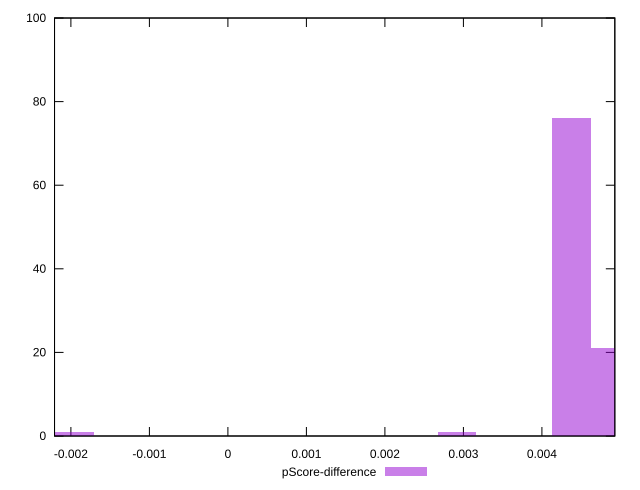

Write the gnuplot code that produced this figure.
reset

$pScoreDifference <<EOF
0.004377928345714239 76
-0.0024321824142856884 1
0.002918618897142826 1
0.004864364828571377 21
-0.0019457459314285509 1
EOF

set key outside below
set boxwidth 0.0004864364828571377
set xrange [-0.0022084635831848276:0.0049287717626693706]
set yrange [0:100]
set trange [0:100]
set style fill transparent solid 0.5 noborder
set terminal svg size 640, 490 enhanced background rgb 'white'
set output "reports/report_00028_2021-02-24T12-49-42.674Z/uses-long-cache-ttl/samples/music/pScore-difference/histogram.svg"

plot $pScoreDifference title "pScore-difference" with boxes

reset
